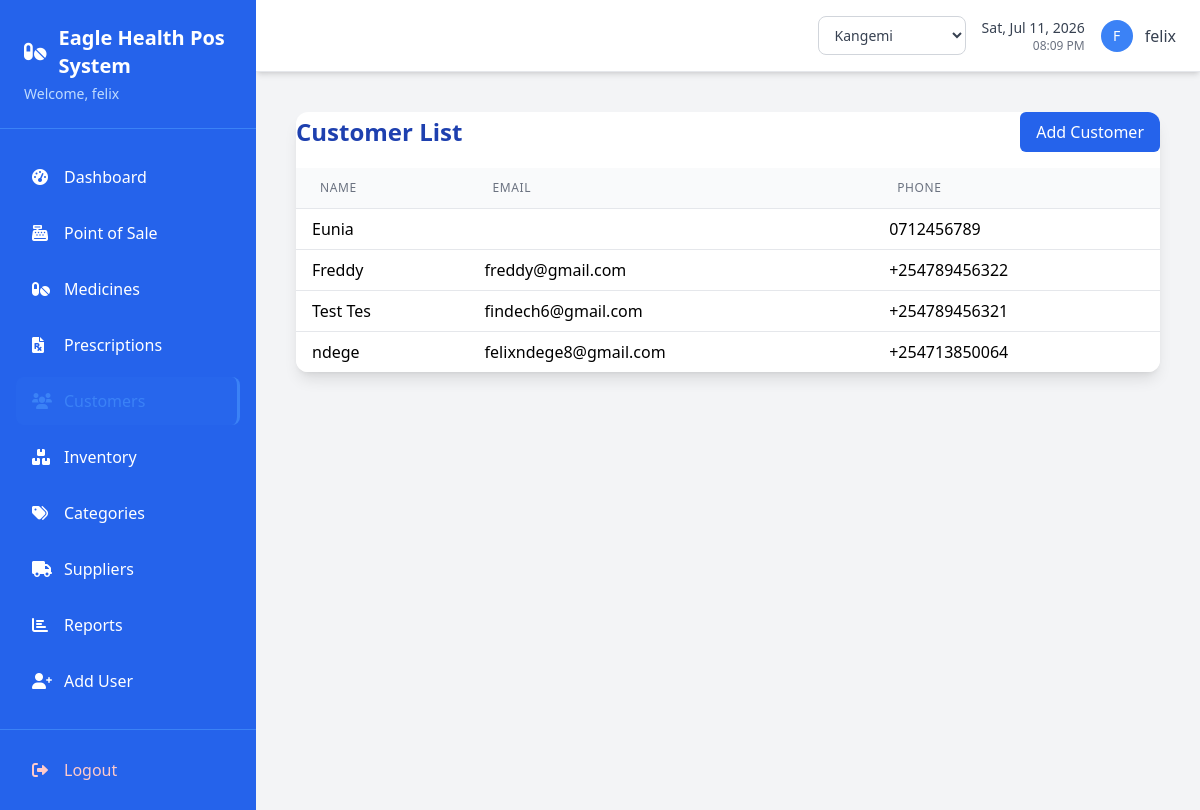
The page /customers/ (signed in) on the database its author committed.
### pos/models.py (models this page shows, shortened)
class Customer(models.Model):
    name = models.CharField(max_length=100)
    phone = models.CharField(max_length=20, blank=True)
    email = models.EmailField(max_length=100, blank=True)
    address = models.TextField(blank=True)
    created_at = models.DateTimeField(auto_now_add=True)
    updated_at = models.DateTimeField(auto_now=True)

### pos/views.py (the view)
# urls.py: path('customers/', views.customer_list, name='customer_list'),
@login_required
def customer_list(request):
    search_query = request.GET.get('search', '')
    customers = Customer.objects.all().order_by('name')
    if search_query:
        customers = customers.filter(
            Q(name__icontains=search_query),
            Q(phone__icontains=search_query),
            Q(email__icontains=search_query),
        )
    paginator = Paginator(customers, 10)
    page = request.GET.get('page')
    customers = paginator.get_page(page)
    return render(request, 'pos/customer_list.html', {
        'customers': customers,
        'search_query': search_query
    })

### pos/context_processors.py (called while the page is built)
def branch_context(request):
    if not request.user.is_authenticated:
        return {}
    return {
        'branches': Branch.objects.filter(is_active=True) if getattr(request, 'is_branch_admin', False) else [],
        'active_branch': Branch.objects.filter(id=request.active_branch_id).first() if getattr(request, 'active_branch_id', None) else None,
    }

### pos/models.py (called while the page is built)
    def get_accessible_branches(self):
        if self.role == 'admin':
            return Branch.objects.filter(is_active=True)
        return Branch.objects.filter(id=self.branch_id, is_active=True) if self.branch_id else Branch.objects.none()

### templates/pos/customer_list.html (shortened to what this page needs)
{% extends 'base.html' %}
{% block content %}
<div class="max-w-5xl mx-auto p-4">
    <div class="bg-white rounded-xl shadow-lg overflow-hidden">
        <div class="flex justify-between items-center mb-4">
            <h2 class="text-2xl font-semibold text-blue-800">Customer List</h2>
            <a href="{% url 'customer_add' %}" class="bg-blue-600 text-white px-4 py-2 rounded-md hover:bg-blue-700">Add Customer</a>
        </div>
        <table class="min-w-full divide-y divide-gray-200">
            <thead class="bg-gray-50">
                <tr>
                    <th class="px-6 py-3 text-left text-xs font-medium text-gray-500 uppercase tracking-wider">Name</th>
                    <th class="px-6 py-3 text-left text-xs font-medium text-gray-500 uppercase tracking-wider">Email</th>
                    <th class="px-6 py-3 text-left text-xs font-medium text-gray-500 uppercase tracking-wider">Phone</th>
                </tr>
            </thead>
            <tbody class="bg-white divide-y divide-gray-200">
                {% for customer in customers %}
                <tr>
                    <td class="px-4 py-2">{{ customer.name }}</td>
                    <td class="px-4 py-2">{{ customer.email }}</td>
                    <td class="px-4 py-2">{{ customer.phone }}</td>
                </tr>
                {% empty %}
                <tr>
                    <td colspan="3" class="px-4 py-2 text-center text-gray-400">No customers found.</td>
                </tr>
                {% endfor %}
            </tbody>
        </table>
    </div>
</div>
{% endblock %}

### templates/base.html (shortened to what this page needs)
{% load crispy_forms_tags %}
<!doctype html>
<html lang="en">
  <head>
    <script src="https://cdn.tailwindcss.com"></script>
    <link
      rel="stylesheet"
      href="https://cdnjs.cloudflare.com/ajax/libs/font-awesome/6.0.0/css/all.min.css"
    />
  </head>
  <body class="bg-gray-100 font-sans">
    <div class="flex h-screen">
      <div class="bg-blue-600 text-white w-64 flex-shrink-0 flex flex-col">
        <div class="p-6 border-b border-blue-500">
          <h1 class="text-xl font-bold flex items-center">
            <i class="fas fa-pills mr-3"></i>
            Eagle Health Pos System
          </h1>
          <p class="text-blue-200 text-sm mt-1">
            Welcome, {{ user.first_name|default:user.username }}
          </p>
        </div>
        <nav class="flex-1 px-4 py-6 space-y-2">
          <a
            href="{% url 'dashboard' %}"
            class="flex items-center px-4 py-3 rounded-lg hover:bg-blue-700 transition-colors duration-200 {% if request.resolver_match.url_name == 'dashboard' %}sidebar-active{% endif %}"
          >
            <i class="fas fa-tachometer-alt w-5 mr-3"></i>
            <span>Dashboard</span>
          </a>
          <a
            href="{% url 'pos_sale' %}"
            class="flex items-center px-4 py-3 rounded-lg hover:bg-blue-700 transition-colors duration-200 {% if request.resolver_match.url_name == 'pos_sale' %}sidebar-active{% endif %}"
          >
            <i class="fas fa-cash-register w-5 mr-3"></i>
            <span>Point of Sale</span>
          </a>
          <a
            href="{% url 'medicine_list' %}"
            class="flex items-center px-4 py-3 rounded-lg hover:bg-blue-700 transition-colors duration-200 {% if 'medicine' in request.resolver_match.url_name %}sidebar-active{% endif %}"
          >
            <i class="fas fa-pills w-5 mr-3"></i>
            <span>Medicines</span>
          </a>
          <a
            href="{% url 'prescription_list' %}"
            class="flex items-center px-4 py-3 rounded-lg hover:bg-blue-700 transition-colors duration-200 {% if 'prescription' in request.resolver_match.url_name %}sidebar-active{% endif %}"
          >
            <i class="fas fa-file-prescription w-5 mr-3"></i>
            <span>Prescriptions</span>
          </a>
          <a
            href="{% url 'customer_list' %}"
            class="flex items-center px-4 py-3 rounded-lg hover:bg-blue-700 transition-colors duration-200 {% if 'customer' in request.resolver_match.url_name %}sidebar-active{% endif %}"
          >
            <i class="fas fa-users w-5 mr-3"></i>
            <span>Customers</span>
          </a>
          <a
            href="{% url 'inventory_list' %}"
            class="flex items-center px-4 py-3 rounded-lg hover:bg-blue-700 transition-colors duration-200 {% if 'inventory' in request.resolver_match.url_name %}sidebar-active{% endif %}"
          >
            <i class="fas fa-boxes w-5 mr-3"></i>
            <span>Inventory</span>
          </a>
          <a
            href="{% url 'category_list' %}"
            class="flex items-center px-4 py-3 rounded-lg hover:bg-blue-700 transition-colors duration-200 {% if 'categor' in request.resolver_match.url_name %}sidebar-active{% endif %}"
          >
            <i class="fas fa-tags w-5 mr-3"></i>
            <span>Categories</span>
          </a>
          <a
            href="{% url 'supplier_list' %}"
            class="flex items-center px-4 py-3 rounded-lg hover:bg-blue-700 transition-colors duration-200 {% if 'supplier' in request.resolver_match.url_name %}sidebar-active{% endif %}"
          >
            <i class="fas fa-truck w-5 mr-3"></i>
            <span>Suppliers</span>
          </a>
          <a
            href="{% url 'sales_report' %}"
            class="flex items-center px-4 py-3 rounded-lg hover:bg-blue-700 transition-colors duration-200 {% if 'report' in request.resolver_match.url_name %}sidebar-active{% endif %}"
          >
            <i class="fas fa-chart-bar w-5 mr-3"></i>
            <span>Reports</span>
          </a>
          <a
            href="{% url 'add_user' %}"
            class="flex items-center px-4 py-3 rounded-lg hover:bg-blue-700 transition-colors duration-200 {% if request.resolver_match.url_name == 'add_user' %}sidebar-active{% endif %}"
          >
            <i class="fas fa-user-plus w-5 mr-3"></i>
            <span>Add User</span>
          </a>
        </nav>
        <div class="p-4 border-t border-blue-500">
          <a
            href="{% url 'login' %}"
            class="flex items-center px-4 py-3 rounded-lg hover:bg-red-600 transition-colors duration-200 text-red-200 hover:text-white"
          >
            <i class="fas fa-sign-out-alt w-5 mr-3"></i>
            <span>Logout</span>
          </a>
        </div>
      </div>
      <div class="flex-1 flex flex-col overflow-hidden">
<header class="bg-white shadow-md border-b border-gray-200 px-6 py-4">
  <div class="flex justify-between items-center">
    <div class="flex items-center space-x-4">
      {% if user.profile.role == 'admin' %}
      <div class="relative">
        <select
          onchange="window.location.href=this.value"
          class="border border-gray-300 rounded-lg px-3 py-2 text-sm font-medium text-gray-700 bg-white hover:border-blue-400 focus:outline-none focus:ring-2 focus:ring-blue-400"
        >
          {% for b in branches %}
            <option value="{% url 'switch_branch' b.id %}" {% if active_branch.id == b.id %}selected{% endif %}>
              {{ b.name }}
            </option>
          {% endfor %}
        </select>
      </div>
      {% elif active_branch %}
      <div class="flex items-center px-3 py-2 bg-blue-50 border border-blue-200 rounded-lg">
        <i class="fas fa-store text-blue-500 mr-2 text-sm"></i>
        <span class="text-sm font-medium text-blue-700">{{ active_branch.name }}</span>
      </div>
      {% endif %}
      <div class="text-right">
        <p
          class="text-sm font-medium text-gray-700"
          id="current-date"
        ></p>
        <p class="text-xs text-gray-500" id="current-time"></p>
      </div>
      <div class="flex items-center space-x-3">
        <div
          class="w-8 h-8 bg-blue-500 rounded-full flex items-center justify-center"
        >
          <span class="text-white font-medium text-sm">
            {{ user.first_name.0|default:user.username.0|upper }}
          </span>
        </div>
        <span class="text-gray-700 font-medium"
          >{{ user.first_name|default:user.username }}</span
        >
      </div>
    </div>
  </div>
</header>
        <main class="flex-1 overflow-auto p-6">
           {% block content %}{% endblock %}
        </main>
      </div>
    </div>
  </body>
</html>

### templates/base.html (style rules this page uses)
.sidebar-active { background-color: rgba(59, 130, 246, 0.1); border-right: 3px solid #3b82f6; }
.sidebar-active i, .sidebar-active span { color: #3b82f6; }

### rows shown on the page
Customer: name "Eunia", phone "0712456789"
Customer: name "Freddy", email "freddy@gmail.com", phone "+254789456322"
Customer: name "Test Tes", email "findech6@gmail.com", phone "+254789456321"
Customer: name "ndege", email "felixndege8@gmail.com", phone "+254713850064"

### other values the page prints
{{ user.first_name|default:user.username }} "felix"
{{ user.first_name.0|default:user.username.0|upper }} "F"
form field value "Kangemi"
